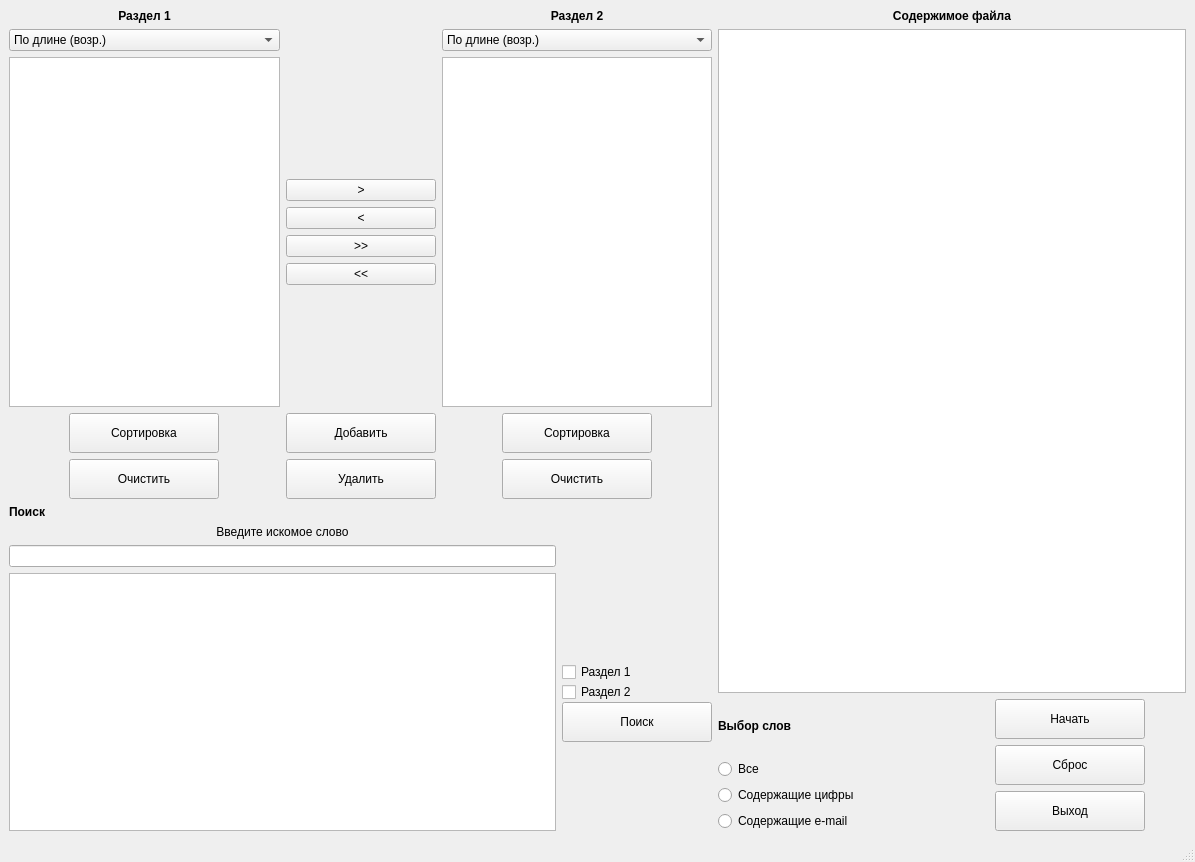
<?xml version="1.0" encoding="UTF-8"?>
<ui version="4.0">
 <class>MainWindow</class>
 <widget class="QMainWindow" name="MainWindow">
  <property name="geometry">
   <rect>
    <x>0</x>
    <y>0</y>
    <width>1195</width>
    <height>862</height>
   </rect>
  </property>
  <property name="windowTitle">
   <string>MainWindow</string>
  </property>
  <widget class="QWidget" name="centralwidget">
   <layout class="QGridLayout" name="gridLayout_2">
    <item row="1" column="4">
     <layout class="QHBoxLayout" name="horizontalLayout_3" stretch="3,2">
      <property name="topMargin">
       <number>0</number>
      </property>
      <item>
       <layout class="QVBoxLayout" name="verticalLayout_3" stretch="3,2">
        <property name="topMargin">
         <number>0</number>
        </property>
        <item>
         <layout class="QGridLayout" name="gridLayout">
          <property name="rightMargin">
           <number>0</number>
          </property>
          <item row="2" column="2">
           <widget class="QListWidget" name="text_2"/>
          </item>
          <item row="3" column="0" alignment="Qt::AlignHCenter">
           <widget class="QPushButton" name="sort_button_1">
            <property name="sizePolicy">
             <sizepolicy hsizetype="Fixed" vsizetype="Fixed">
              <horstretch>0</horstretch>
              <verstretch>0</verstretch>
             </sizepolicy>
            </property>
            <property name="minimumSize">
             <size>
              <width>150</width>
              <height>40</height>
             </size>
            </property>
            <property name="maximumSize">
             <size>
              <width>150</width>
              <height>40</height>
             </size>
            </property>
            <property name="text">
             <string>Сортировка</string>
            </property>
           </widget>
          </item>
          <item row="4" column="2" alignment="Qt::AlignHCenter">
           <widget class="QPushButton" name="clear_button_2">
            <property name="sizePolicy">
             <sizepolicy hsizetype="Fixed" vsizetype="Fixed">
              <horstretch>0</horstretch>
              <verstretch>0</verstretch>
             </sizepolicy>
            </property>
            <property name="minimumSize">
             <size>
              <width>150</width>
              <height>40</height>
             </size>
            </property>
            <property name="maximumSize">
             <size>
              <width>150</width>
              <height>40</height>
             </size>
            </property>
            <property name="text">
             <string>Очистить</string>
            </property>
           </widget>
          </item>
          <item row="2" column="1">
           <layout class="QVBoxLayout" name="verticalLayout_4">
            <property name="rightMargin">
             <number>0</number>
            </property>
            <item>
             <spacer name="verticalSpacer_3">
              <property name="orientation">
               <enum>Qt::Vertical</enum>
              </property>
              <property name="sizeHint" stdset="0">
               <size>
                <width>20</width>
                <height>40</height>
               </size>
              </property>
             </spacer>
            </item>
            <item>
             <widget class="QPushButton" name="move_content_right_button">
              <property name="text">
               <string>&gt;</string>
              </property>
             </widget>
            </item>
            <item>
             <widget class="QPushButton" name="move_content_left_button">
              <property name="text">
               <string>&lt;</string>
              </property>
             </widget>
            </item>
            <item>
             <widget class="QPushButton" name="move_all_content_rught_button">
              <property name="text">
               <string>&gt;&gt;</string>
              </property>
             </widget>
            </item>
            <item>
             <widget class="QPushButton" name="move_all_content_left_button">
              <property name="text">
               <string>&lt;&lt;</string>
              </property>
             </widget>
            </item>
            <item>
             <spacer name="verticalSpacer_4">
              <property name="orientation">
               <enum>Qt::Vertical</enum>
              </property>
              <property name="sizeHint" stdset="0">
               <size>
                <width>20</width>
                <height>40</height>
               </size>
              </property>
             </spacer>
            </item>
           </layout>
          </item>
          <item row="1" column="2">
           <widget class="QComboBox" name="sort_combobox_2">
            <item>
             <property name="text">
              <string>По длине (возр.)</string>
             </property>
            </item>
            <item>
             <property name="text">
              <string>По длине (убыв.)</string>
             </property>
            </item>
            <item>
             <property name="text">
              <string>По алфавиту (возр.)</string>
             </property>
            </item>
            <item>
             <property name="text">
              <string>По алфавиту (убыв.)</string>
             </property>
            </item>
           </widget>
          </item>
          <item row="4" column="1">
           <widget class="QPushButton" name="remove_button">
            <property name="sizePolicy">
             <sizepolicy hsizetype="Fixed" vsizetype="Fixed">
              <horstretch>150</horstretch>
              <verstretch>40</verstretch>
             </sizepolicy>
            </property>
            <property name="minimumSize">
             <size>
              <width>150</width>
              <height>40</height>
             </size>
            </property>
            <property name="text">
             <string>Удалить</string>
            </property>
           </widget>
          </item>
          <item row="4" column="0" alignment="Qt::AlignHCenter">
           <widget class="QPushButton" name="clear_button_1">
            <property name="sizePolicy">
             <sizepolicy hsizetype="Fixed" vsizetype="Fixed">
              <horstretch>0</horstretch>
              <verstretch>0</verstretch>
             </sizepolicy>
            </property>
            <property name="minimumSize">
             <size>
              <width>150</width>
              <height>40</height>
             </size>
            </property>
            <property name="maximumSize">
             <size>
              <width>150</width>
              <height>40</height>
             </size>
            </property>
            <property name="text">
             <string>Очистить</string>
            </property>
           </widget>
          </item>
          <item row="1" column="0">
           <widget class="QComboBox" name="sort_combobox_1">
            <item>
             <property name="text">
              <string>По длине (возр.)</string>
             </property>
            </item>
            <item>
             <property name="text">
              <string>По длине (убыв.)</string>
             </property>
            </item>
            <item>
             <property name="text">
              <string>По алфавиту (возр.)</string>
             </property>
            </item>
            <item>
             <property name="text">
              <string>По алфавиту (убыв.)</string>
             </property>
            </item>
           </widget>
          </item>
          <item row="0" column="2">
           <widget class="QLabel" name="label_3">
            <property name="text">
             <string>&lt;html&gt;&lt;head/&gt;&lt;body&gt;&lt;p align=&quot;center&quot;&gt;&lt;span style=&quot; font-weight:700;&quot;&gt;Раздел 2&lt;/span&gt;&lt;/p&gt;&lt;/body&gt;&lt;/html&gt;</string>
            </property>
           </widget>
          </item>
          <item row="0" column="0">
           <widget class="QLabel" name="label_2">
            <property name="text">
             <string>&lt;html&gt;&lt;head/&gt;&lt;body&gt;&lt;p align=&quot;center&quot;&gt;&lt;span style=&quot; font-weight:700;&quot;&gt;Раздел 1&lt;/span&gt;&lt;/p&gt;&lt;/body&gt;&lt;/html&gt;</string>
            </property>
           </widget>
          </item>
          <item row="3" column="1">
           <widget class="QPushButton" name="add_button">
            <property name="sizePolicy">
             <sizepolicy hsizetype="Fixed" vsizetype="Fixed">
              <horstretch>0</horstretch>
              <verstretch>0</verstretch>
             </sizepolicy>
            </property>
            <property name="minimumSize">
             <size>
              <width>150</width>
              <height>40</height>
             </size>
            </property>
            <property name="maximumSize">
             <size>
              <width>150</width>
              <height>40</height>
             </size>
            </property>
            <property name="text">
             <string>Добавить</string>
            </property>
           </widget>
          </item>
          <item row="3" column="2" alignment="Qt::AlignHCenter">
           <widget class="QPushButton" name="sortbutton_2">
            <property name="sizePolicy">
             <sizepolicy hsizetype="Fixed" vsizetype="Fixed">
              <horstretch>0</horstretch>
              <verstretch>0</verstretch>
             </sizepolicy>
            </property>
            <property name="minimumSize">
             <size>
              <width>150</width>
              <height>40</height>
             </size>
            </property>
            <property name="maximumSize">
             <size>
              <width>150</width>
              <height>40</height>
             </size>
            </property>
            <property name="text">
             <string>Сортировка</string>
            </property>
           </widget>
          </item>
          <item row="2" column="0">
           <widget class="QListWidget" name="text_1"/>
          </item>
         </layout>
        </item>
        <item>
         <layout class="QGridLayout" name="gridLayout_4">
          <property name="bottomMargin">
           <number>0</number>
          </property>
          <item row="2" column="0">
           <widget class="QLineEdit" name="search_word_input"/>
          </item>
          <item row="0" column="0">
           <widget class="QLabel" name="label_4">
            <property name="text">
             <string>&lt;html&gt;&lt;head/&gt;&lt;body&gt;&lt;p&gt;&lt;span style=&quot; font-weight:700;&quot;&gt;Поиск&lt;/span&gt;&lt;/p&gt;&lt;/body&gt;&lt;/html&gt;</string>
            </property>
           </widget>
          </item>
          <item row="3" column="0">
           <widget class="QListWidget" name="search_output"/>
          </item>
          <item row="1" column="0">
           <widget class="QLabel" name="label_5">
            <property name="text">
             <string>&lt;html&gt;&lt;head/&gt;&lt;body&gt;&lt;p align=&quot;center&quot;&gt;Введите искомое слово&lt;/p&gt;&lt;/body&gt;&lt;/html&gt;</string>
            </property>
           </widget>
          </item>
          <item row="3" column="1">
           <layout class="QVBoxLayout" name="verticalLayout_6">
            <property name="spacing">
             <number>0</number>
            </property>
            <property name="sizeConstraint">
             <enum>QLayout::SetDefaultConstraint</enum>
            </property>
            <item>
             <spacer name="verticalSpacer">
              <property name="orientation">
               <enum>Qt::Vertical</enum>
              </property>
              <property name="sizeType">
               <enum>QSizePolicy::Expanding</enum>
              </property>
              <property name="sizeHint" stdset="0">
               <size>
                <width>20</width>
                <height>40</height>
               </size>
              </property>
             </spacer>
            </item>
            <item>
             <widget class="QCheckBox" name="checkbox_1">
              <property name="text">
               <string>Раздел 1</string>
              </property>
             </widget>
            </item>
            <item>
             <widget class="QCheckBox" name="checkbox_2">
              <property name="text">
               <string>Раздел 2</string>
              </property>
             </widget>
            </item>
            <item>
             <widget class="QPushButton" name="search_button">
              <property name="sizePolicy">
               <sizepolicy hsizetype="Fixed" vsizetype="Fixed">
                <horstretch>0</horstretch>
                <verstretch>0</verstretch>
               </sizepolicy>
              </property>
              <property name="minimumSize">
               <size>
                <width>150</width>
                <height>40</height>
               </size>
              </property>
              <property name="maximumSize">
               <size>
                <width>150</width>
                <height>40</height>
               </size>
              </property>
              <property name="text">
               <string>Поиск</string>
              </property>
             </widget>
            </item>
            <item>
             <spacer name="verticalSpacer_5">
              <property name="orientation">
               <enum>Qt::Vertical</enum>
              </property>
              <property name="sizeHint" stdset="0">
               <size>
                <width>20</width>
                <height>40</height>
               </size>
              </property>
             </spacer>
            </item>
           </layout>
          </item>
         </layout>
        </item>
       </layout>
      </item>
      <item>
       <layout class="QVBoxLayout" name="verticalLayout">
        <item>
         <widget class="QLabel" name="label_6">
          <property name="text">
           <string>&lt;html&gt;&lt;head/&gt;&lt;body&gt;&lt;p align=&quot;center&quot;&gt;&lt;span style=&quot; font-weight:700;&quot;&gt;Содержимое файла&lt;/span&gt;&lt;/p&gt;&lt;/body&gt;&lt;/html&gt;</string>
          </property>
         </widget>
        </item>
        <item>
         <widget class="QTextBrowser" name="text_content"/>
        </item>
        <item>
         <layout class="QHBoxLayout" name="horizontalLayout">
          <property name="topMargin">
           <number>0</number>
          </property>
          <item>
           <layout class="QVBoxLayout" name="verticalLayout_2">
            <item>
             <widget class="QLabel" name="label">
              <property name="text">
               <string>&lt;html&gt;&lt;head/&gt;&lt;body&gt;&lt;p&gt;&lt;span style=&quot; font-weight:700;&quot;&gt;Выбор слов&lt;/span&gt;&lt;/p&gt;&lt;/body&gt;&lt;/html&gt;</string>
              </property>
             </widget>
            </item>
            <item>
             <widget class="QRadioButton" name="switcher_all">
              <property name="text">
               <string>Все</string>
              </property>
             </widget>
            </item>
            <item>
             <widget class="QRadioButton" name="switcher_numbers">
              <property name="text">
               <string>Содержащие цифры</string>
              </property>
             </widget>
            </item>
            <item>
             <widget class="QRadioButton" name="switcher_email">
              <property name="text">
               <string>Содержащие e-mail</string>
              </property>
             </widget>
            </item>
           </layout>
          </item>
          <item>
           <layout class="QVBoxLayout" name="verticalLayout_9">
            <item alignment="Qt::AlignHCenter">
             <widget class="QPushButton" name="start_button">
              <property name="sizePolicy">
               <sizepolicy hsizetype="Fixed" vsizetype="Fixed">
                <horstretch>0</horstretch>
                <verstretch>0</verstretch>
               </sizepolicy>
              </property>
              <property name="minimumSize">
               <size>
                <width>150</width>
                <height>40</height>
               </size>
              </property>
              <property name="maximumSize">
               <size>
                <width>150</width>
                <height>40</height>
               </size>
              </property>
              <property name="text">
               <string>Начать</string>
              </property>
             </widget>
            </item>
            <item alignment="Qt::AlignHCenter">
             <widget class="QPushButton" name="reset_button">
              <property name="sizePolicy">
               <sizepolicy hsizetype="Fixed" vsizetype="Fixed">
                <horstretch>0</horstretch>
                <verstretch>0</verstretch>
               </sizepolicy>
              </property>
              <property name="minimumSize">
               <size>
                <width>150</width>
                <height>40</height>
               </size>
              </property>
              <property name="maximumSize">
               <size>
                <width>150</width>
                <height>40</height>
               </size>
              </property>
              <property name="text">
               <string>Сброс</string>
              </property>
             </widget>
            </item>
            <item alignment="Qt::AlignHCenter">
             <widget class="QPushButton" name="exit_button">
              <property name="minimumSize">
               <size>
                <width>150</width>
                <height>40</height>
               </size>
              </property>
              <property name="maximumSize">
               <size>
                <width>150</width>
                <height>40</height>
               </size>
              </property>
              <property name="text">
               <string>Выход</string>
              </property>
             </widget>
            </item>
           </layout>
          </item>
         </layout>
        </item>
       </layout>
      </item>
     </layout>
    </item>
   </layout>
  </widget>
  <widget class="QMenuBar" name="menubar">
   <property name="geometry">
    <rect>
     <x>0</x>
     <y>0</y>
     <width>1195</width>
     <height>31</height>
    </rect>
   </property>
  </widget>
  <widget class="QStatusBar" name="statusbar"/>
 </widget>
 <resources/>
 <connections/>
</ui>
